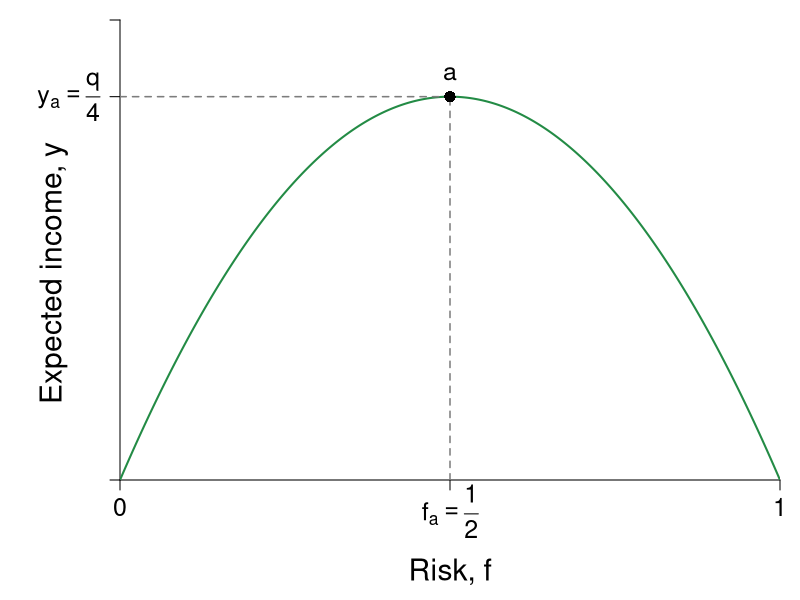

Recreate this plot in R.
#Graph Designer: Simon Halliday, Scott Cohn
#Authors: Bowles, Foley and Halliday
#Title: Coordination, Conflict and Competition: A Text in Microeconomics

library(shape)
pdf(file = "credit/return_maximization.pdf", width = 8, height = 6)

#Set parameters for graphics
pointsize <- 1.8
axislabelsize <- 1.8
labelsize <- 1.5
namesize <- 1.8
annotatesize <- 1.5
graphlinewidth <- 2
segmentlinewidth <- 1.5

COL <- c("#7fc97f", "#beaed4", "#fdc086", "#ffff99", "#386cb0", "#f0027f", "#bf5b17", "#666666")
COLA <- c("#e0f3db", "#99d8c9","#66c2a4","#41ae76", "#238b45", "#005824")
COLB <- c("#c6dbef", "#4eb3d3", "#2b8cbe", "#0868ac","#084081")
COLC <- c("#fcfbfd", "#efedf5", "#dadaeb", "#bcbddc", "#9e9ac8", "#807dba", "#6a51a3", "#54278f", "#3f007d")
grays <- gray.colors(25, start = 1, end = 0)

#Edited the margins to cater for the larger LHS labels
par(mar =  c(6, 6, 1, 1))

return <- function(f, mu = 5){
  mu*f*(1 - f)
}

indiffA <- function(x, alpha = 0.7, uA = 4) {
  (uA / x^alpha)^(1/(1 - alpha))
}

trsline <- function(x, constant = 10, slope = 4){
  constant - (slope)*x
}

ff <- function(x, c = 12, s = 1/3){
  c - s*x
}

xlims <- c(0, 1)
ylims <- c(0, 1.5)

npts <- 501 
x <- seq(xlims[1], xlims[2], length.out = npts)
y <- seq(ylims[1], ylims[2], length.out = npts) 
a <- c(2, 4, 6)

plot(0, 0, xlim = xlims, ylim = ylims, type = "n",
     xlab = expression(paste("")),
     ylab = expression(paste("")), 
     xaxt = "n", 
     yaxt = "n", 
     cex.lab = axislabelsize, 
     bty = "n", 
     xaxs = "i", 
     yaxs = "i"
)



ticksy <- c(ylims[1], return(f = 0.5), ylims[2])
#ylabels <- c(NA, expression(paste(hat(y)[a] == 1.25)), NA)
ylabels <- c(NA, expression(paste(y[a] == frac(q,4))), NA)
ticksx <- c(xlims[1], 0.5, xlims[2])
xlabels <- c(0, NA, 1)

axis(1, at = ticksx, pos = 0, labels = xlabels, cex.axis = labelsize)
axis(2, at = ticksy, pos = 0, labels = ylabels, las = 1, cex.axis = labelsize)

npts <- 500 
xx1 <- seq(xlims[1], xlims[2], length.out = npts)
xx2 <- seq(0, xlims[2], length.out = npts)
xx3 <- seq(1.5, 2.5, length.out = npts)
xx4 <- seq(3, 5, length.out = npts)
xx5 <- seq(7, 9, length.out = npts)

#Draw the graphs
lines(xx1, return(xx1), col = COLA[5], lwd = graphlinewidth)

#Axis labels
#mtext(expression(paste("Risk, ", f)), side = 1, line = 2.5, cex = axislabelsize)
text(0.5*(xlims[2]), -0.3, expression(paste("Risk, ", f)), xpd = TRUE, cex = axislabelsize) 
text(0.5*(xlims[2]), -0.1, expression(paste(f[a] == frac(1, 2))), xpd = TRUE, cex = labelsize) 

text(-0.1, 0.45*(ylims[2]), expression(paste("Expected income, ", y )), xpd = TRUE, cex = axislabelsize, srt = 90) 

segments(0.5, 0, 0.5, return(0.5), lty = 2, col = grays[20] , lwd = segmentlinewidth)
segments(0, return(0.5), 0.5, return(0.5), lty = 2, col = grays[20] , lwd = segmentlinewidth)

#Annotate points (4,4),(2,8),(8,2) on feasibility frontier
text(0.5, return(0.5) + 0.075, expression(paste(a)), cex = labelsize)
points(0.5, return(0.5), pch = 16, col = "black", cex = 1.5)

dev.off()
